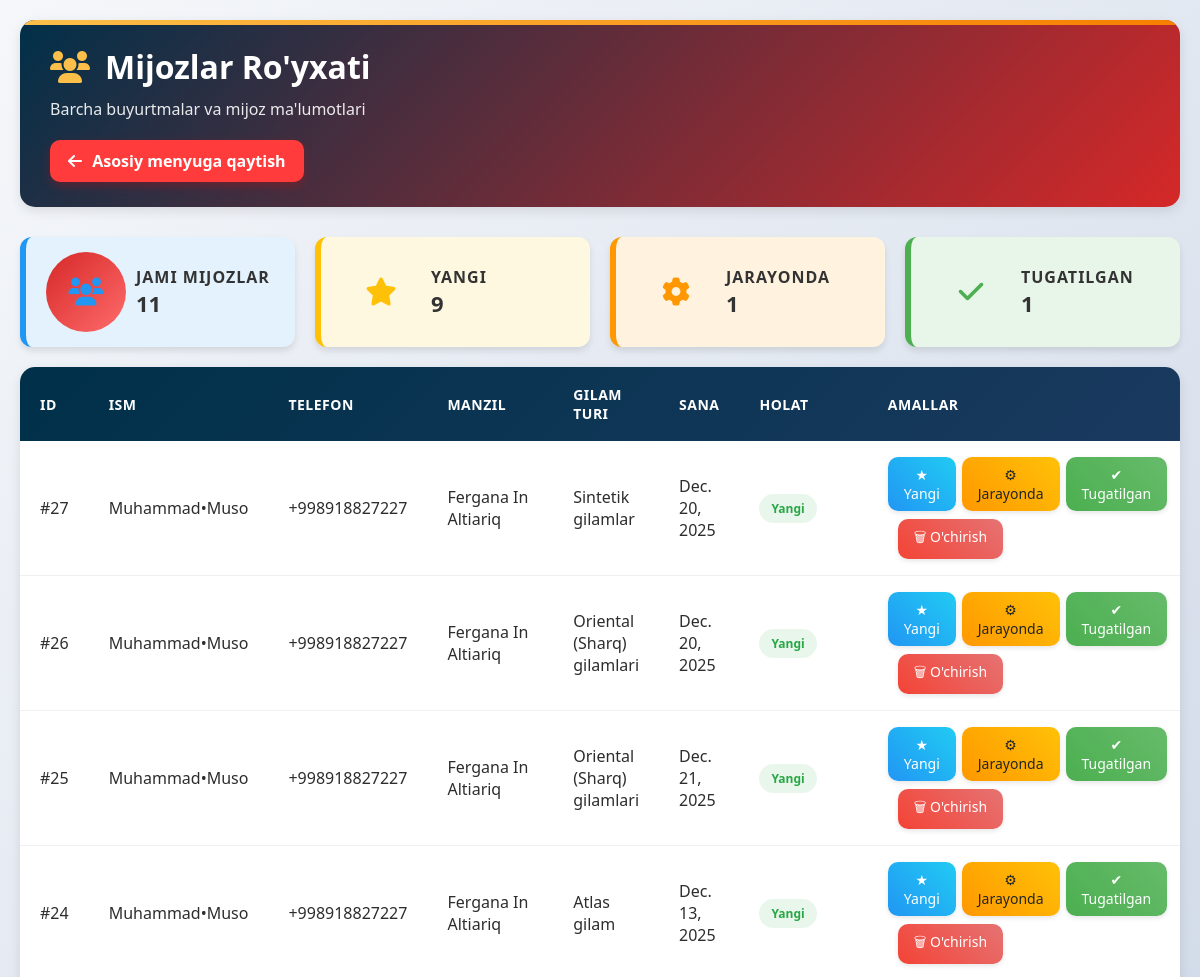
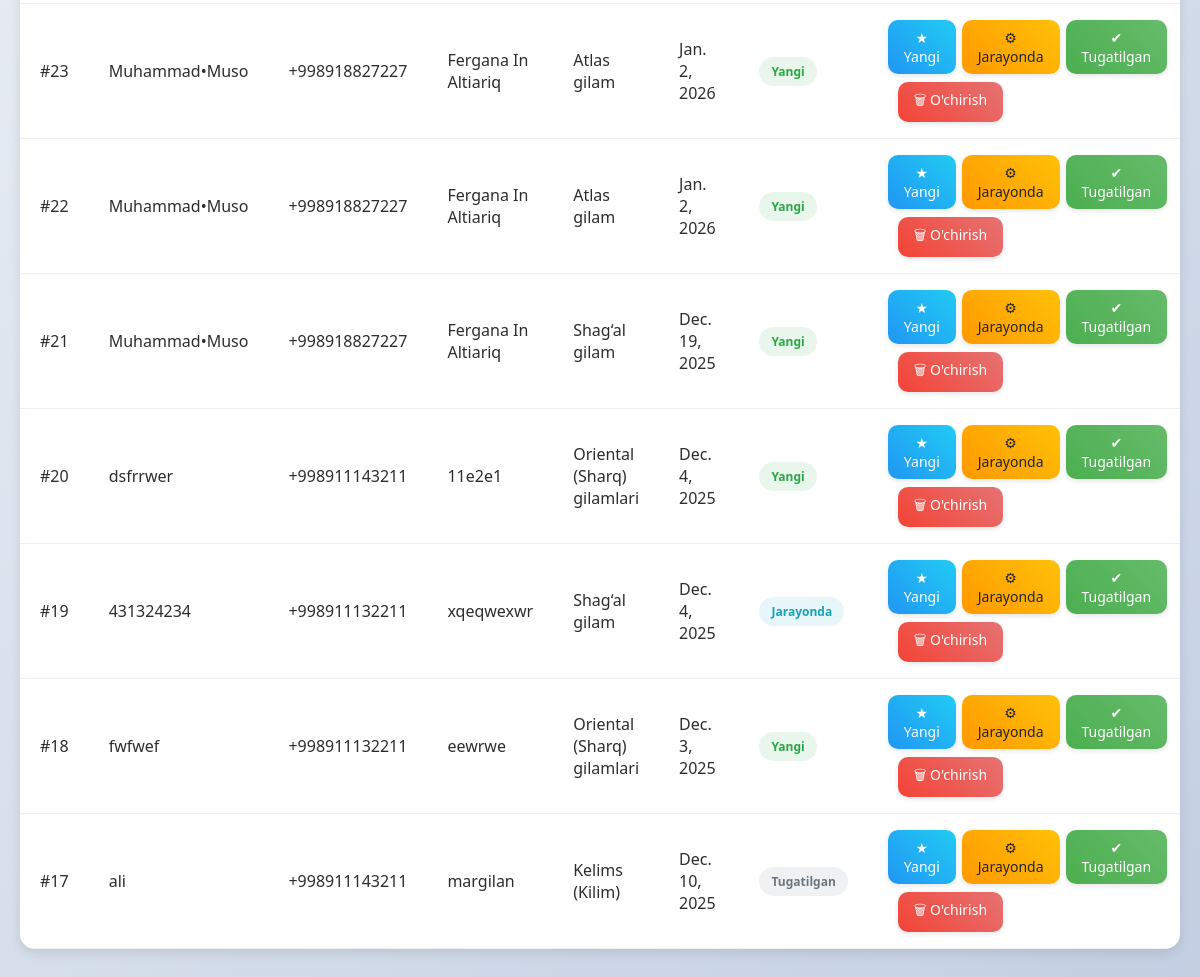
/clients/, run on the app's committed database (2 pictures, top to bottom).
### app/models.py (models this page shows, shortened)
class Order(models.Model):
    STATUS_CHOICES = [
        ('new', 'Yangi'),
        ('processing', 'Jarayonda'),
        ('completed', 'Tugatilgan'),
    ]
    name = models.CharField(max_length=100, verbose_name="Ism familiya")
    phone = models.CharField(max_length=20, validators=[phone_validator], verbose_name="Telefon raqam")
    address = models.CharField(max_length=255, verbose_name="Manzil")
    carpet_type = models.ForeignKey(
        CarpetType, on_delete=models.SET_NULL, null=True, blank=True, verbose_name="Gilam turi"
    )
    other_carpet_name = models.CharField(
        max_length=100, blank=True, verbose_name="Boshqa gilam nomi",
        help_text="Agar ro`yxatda bo`lmasa, o`zingiz gilam nomini kiriting"
    )
    date = models.DateField(verbose_name="Buyurtma kuni")
    comment = models.TextField(blank=True, verbose_name="Izoh")
    status = models.CharField(
        max_length=20, choices=STATUS_CHOICES, default='new', verbose_name="Holat"
    )
    created_at = models.DateTimeField(auto_now_add=True, verbose_name="Yaratilgan vaqt")
    class Meta:
        verbose_name = "Buyurtma"
        verbose_name_plural = "Buyurtmalar"

class CarpetType(models.Model):
    name = models.CharField(max_length=100, verbose_name="Gilam turi nomi")
    description = models.TextField(blank=True, null=True, verbose_name="Tavsif")
    price_per_m2 = models.IntegerField(verbose_name="1 m² narxi (so`m)")
    class Meta:
        verbose_name = "Gilam turi"
        verbose_name_plural = "Gilam turlari"

### app/views.py (the view)
# urls.py: path('clients/', clients, name='clients'),
def clients(request):
    orders = Order.objects.all().order_by('-id')
    total_orders = orders.count()
    new_orders = orders.filter(status='new').count()
    processing_orders = orders.filter(status='processing').count()
    completed_orders = orders.filter(status='completed').count()
    context = {
        'orders': orders,
        'total_orders': total_orders,
        'new_orders': new_orders,
        'processing_orders': processing_orders,
        'completed_orders': completed_orders,
    }
    return render(request, 'app/clients.html', context)

### app/templates/app/clients.html (shortened to what this page needs)
{% load static %}
{% load humanize %}
<html lang="uz">
<head>
    <link rel="stylesheet" href="https://cdnjs.cloudflare.com/ajax/libs/font-awesome/6.0.0/css/all.min.css">
    <link rel="stylesheet" href="{% static 'css/cilents.css' %}">
</head>
<body>
<div class="container">
    <div class="header animate-fade">
        <h1><i class="fas fa-users"></i> Mijozlar Ro'yxati</h1>
        <p>Barcha buyurtmalar va mijoz ma'lumotlari</p>
        <a href="/" class="back-main-btn">
            <i class="fas fa-arrow-left"></i> Asosiy menyuga qaytish
        </a>
    </div>
    <div class="stats-cards">
        <div class="stat-card total animate-fade">
            <i class="fas fa-users"></i>
            <div class="stat-info">
                <h3>Jami Mijozlar</h3>
                <div class="number" id="totalOrders">{{ total_orders }}</div>
            </div>
        </div>
        <div class="stat-card new animate-fade">
            <i class="fas fa-star"></i>
            <div class="stat-info">
                <h3>Yangi</h3>
                <div class="number" id="newOrders">{{ new_orders }}</div>
            </div>
        </div>
        <div class="stat-card processing animate-fade">
            <i class="fas fa-cog"></i>
            <div class="stat-info">
                <h3>Jarayonda</h3>
                <div class="number" id="processingOrders">{{ processing_orders }}</div>
            </div>
        </div>
        <div class="stat-card completed animate-fade">
            <i class="fas fa-check"></i>
            <div class="stat-info">
                <h3>Tugatilgan</h3>
                <div class="number" id="completedOrders">{{ completed_orders }}</div>
            </div>
        </div>
    </div>
    <div class="table-container animate-fade">
        <table id="clientsTable">
            <thead>
            <tr>
                <th>ID</th>
                <th>Ism</th>
                <th>Telefon</th>
                <th>Manzil</th>
                <th>Gilam Turi</th>
                <th>Sana</th>
                <th>Holat</th>
                <th>Amallar</th>
            </tr>
            </thead>
            <tbody>
            {% for order in orders %}
            <tr data-id="{{ order.id }}">
                <td>#{{ order.id }}</td>
                <td>{{ order.name }}</td>
                <td>{{ order.phone }}</td>
                <td>{{ order.address|truncatechars:30 }}</td>
                <td>
                    {% if order.carpet_type %}
                    {{ order.carpet_type.name }}
                    {% else %}
                    {{ order.other_carpet_name|default:"Noma'lum" }}
                    {% endif %}
                </td>
                <td>{{ order.date }}</td>
                <td>
                    <span class="status-badge status-{{ order.status }}">{{ order.get_status_display }}</span>
                </td>
                <td>
 <div class="status-delete-group">
<div class="status-delete-group">
    <form method="POST" action="{% url 'update_order_status' order.id %}" class="status-form">
        <button name="status" value="new">★ Yangi</button>
        <button name="status" value="processing">⚙ Jarayonda</button>
        <button name="status" value="completed">✔ Tugatilgan</button>
    </form>
    <form method="POST" action="{% url 'delete_order' order.id %}" onsubmit="return confirm('Haqiqatan ham bu buyurtmani o‘chirmoqchimisiz?');">
        <button type="submit" class="delete-btn">🗑 O'chirish</button>
    </form>
</div>
</div>      </td>
            </tr>
            {% endfor %}
            </tbody>
        </table>
    </div>
</div>
</body>
</html>

### app/static/css/cilents.css (style rules this page uses)
:root { --primary: #d62828; --secondary: #003049; --accent: #f77f00; --light: #fcbf49; --light-bg: #f8f9fa; --white: #ffffff; --dark: #2d2d2d; --success: #28a745; --warning: #ffc107; --info: #17a2b8; --shadow: 0 4px 12px rgba(0,0,0,0.1); }
* { margin: 0; padding: 0; box-sizing: border-box; font-family: 'Segoe UI', Tahoma, Geneva, Verdana, sans-serif; }
body { background: linear-gradient(135deg, #f5f7fa 0%, #c3cfe2 100%); min-height: 100vh; padding: 20px; }
.container { max-width: 1400px; margin: 0 auto; }
.header { background: linear-gradient(135deg, var(--secondary), var(--primary)); color: white; padding: 25px 30px; border-radius: 15px; margin-bottom: 30px; box-shadow: var(--shadow); position: relative; overflow: hidden; }
.header::before { content: ''; position: absolute; top: 0; left: 0; right: 0; height: 5px; background: linear-gradient(90deg, var(--light), var(--accent)); }
.header h1 { font-size: 32px; display: flex; align-items: center; gap: 15px; margin-bottom: 10px; }
.header h1 i { color: var(--light); }
.header p { opacity: 0.9; font-size: 16px; }
.stats-cards { display: grid; grid-template-columns: repeat(auto-fit, minmax(250px, 1fr)); gap: 20px; margin-bottom: 30px; }
.stat-card { background: white; padding: 25px; border-radius: 15px; box-shadow: var(--shadow); display: flex; align-items: center; gap: 20px; transition: transform 0.3s, box-shadow 0.3s; cursor: pointer; }
.stat-card i { font-size: 40px; width: 80px; height: 80px; border-radius: 50%; display: flex; align-items: center; justify-content: center; color: white; }
.stat-card.total i { background: linear-gradient(135deg, var(--primary), #ff6b6b); }
.stat-info h3 { font-size: 14px; color: #666; text-transform: uppercase; letter-spacing: 1px; margin-bottom: 5px; }
.stat-info .number { font-size: 28px; font-weight: 700; color: var(--dark); }
.table-container { background: white; border-radius: 15px; box-shadow: var(--shadow); overflow: hidden; margin-bottom: 30px; }
table { width: 100%; border-collapse: collapse; }
thead { background: linear-gradient(135deg, var(--secondary), #1a3a5f); }
thead th { padding: 18px 20px; text-align: left; color: white; font-weight: 600; font-size: 14px; text-transform: uppercase; letter-spacing: 0.5px; position: relative; cursor: pointer; user-select: none; }
tbody tr { border-bottom: 1px solid #f0f0f0; transition: all 0.3s; }
tbody td { padding: 16px 20px; color: var(--dark); }
.status-badge { padding: 6px 12px; border-radius: 20px; font-size: 12px; font-weight: 600; display: inline-flex; align-items: center; gap: 5px; }
.status-new { background: rgba(40, 167, 69, 0.1); color: var(--success); }
.status-processing { background: rgba(23, 162, 184, 0.1); color: var(--info); }
.status-completed { background: rgba(108, 117, 125, 0.1); color: #6c757d; }
.animate-fade { animation: fadeIn 0.5s ease-out; }
.back-main-btn { display: inline-block; margin-top: 20px; padding: 10px 18px; background: #ff3b3b !important; color: #fff !important; font-weight: 600; border-radius: 10px; text-decoration: none !important; box-shadow: 0 4px 10px rgba(255, 0, 0, 0.25); transition: 0.25s ease; }
.back-main-btn i { margin-right: 6px; }

### data on the page
Order: id "27", name "Muhammad•Muso", phone "+998918827227", address "Fergana In Altiariq", carpet_type.name "Sintetik gilamlar", date "Dec. 20, 2025", status "Yangi"
Order: id "26", name "Muhammad•Muso", phone "+998918827227", address "Fergana In Altiariq", carpet_type.name "Oriental (Sharq) gilamlari", date "Dec. 20, 2025", status "Yangi"
Order: id "25", name "Muhammad•Muso", phone "+998918827227", address "Fergana In Altiariq", carpet_type.name "Oriental (Sharq) gilamlari", date "Dec. 21, 2025", status "Yangi"
Order: id "24", name "Muhammad•Muso", phone "+998918827227", address "Fergana In Altiariq", carpet_type.name "Atlas gilam", date "Dec. 13, 2025", status "Yangi"
Order: id "23", name "Muhammad•Muso", phone "+998918827227", address "Fergana In Altiariq", carpet_type.name "Atlas gilam", date "Jan. 2, 2026", status "Yangi"
Order: id "22", name "Muhammad•Muso", phone "+998918827227", address "Fergana In Altiariq", carpet_type.name "Atlas gilam", date "Jan. 2, 2026", status "Yangi"
Order: id "21", name "Muhammad•Muso", phone "+998918827227", address "Fergana In Altiariq", carpet_type.name "Shag‘al gilam", date "Dec. 19, 2025", status "Yangi"
Order: id "20", name "dsfrrwer", phone "+998911143211", address "11e2e1", carpet_type.name "Oriental (Sharq) gilamlari", date "Dec. 4, 2025", status "Yangi"
Order: id "19", name "431324234", phone "+998911132211", address "xqeqwexwr", carpet_type.name "Shag‘al gilam", date "Dec. 4, 2025", status "Jarayonda"
Order: id "18", name "fwfwef", phone "+998911132211", address "eewrwe", carpet_type.name "Oriental (Sharq) gilamlari", date "Dec. 3, 2025", status "Yangi"
Order: id "17", name "ali", phone "+998911143211", address "margilan", carpet_type.name "Kelims (Kilim)", date "Dec. 10, 2025", status "Tugatilgan"

### other printed values
{{ total_orders }} "11"
{{ new_orders }} "9"
{{ processing_orders }} "1"
{{ completed_orders }} "1"
